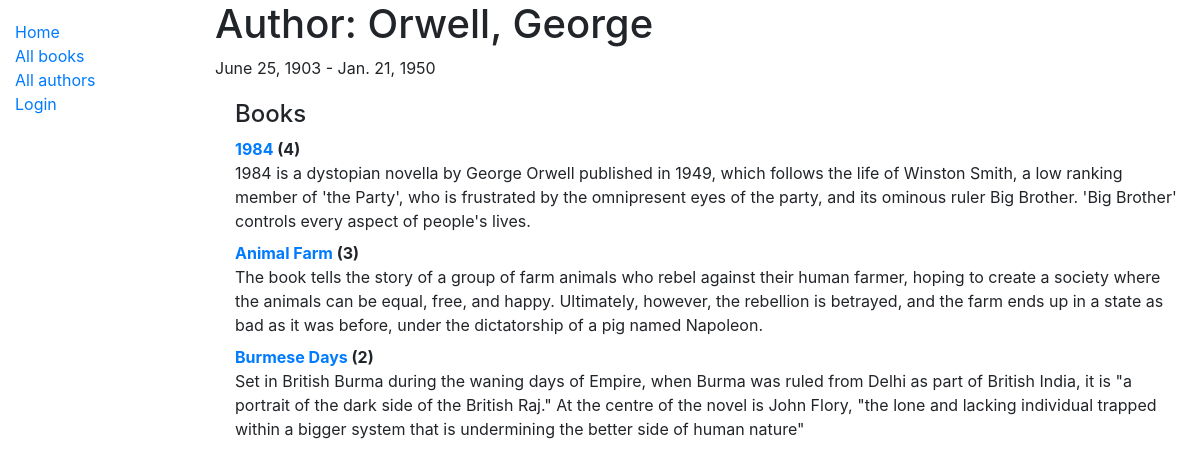
Before: /catalog/author/1 with the older database file.
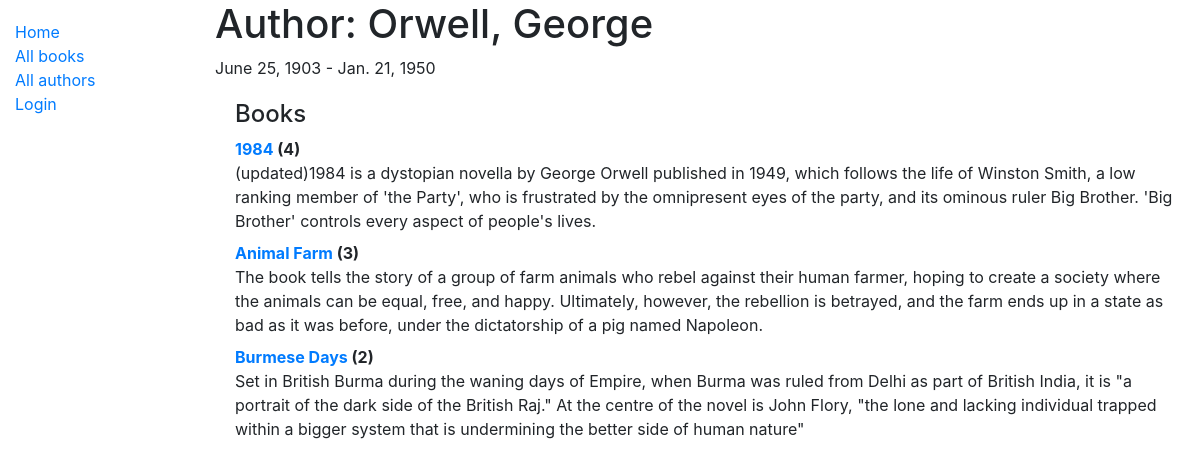
After: the same page with the newer database file.
### catalog/models.py (models this page shows, shortened)
class Book(models.Model):
	title=models.CharField(max_length=200)
	author=models.ForeignKey('Author', on_delete=models.SET_NULL, null=True)
	summary=models.TextField(max_length=1000, help_text='Enter a brief description of the book')
	isbn = models.CharField('ISBN', max_length=13, help_text='13 Character <a href=“https://www.isbn-international.org/content/what-isbn">ISBN number</a>')
	genre=models.ManyToManyField(Genre, help_text='Select a genre for this book')
	language=models.ForeignKey('Language', on_delete=models.SET_NULL, null=True)
	def display_genre(self):
		"""Create a string for the Genre. This is required to display genre in Admin """
		return ', '.join(genre.name for genre in self.genre.all()[:3])
	display_genre.short_description = 'Genre'

### catalog/views.py (the view)
# urls.py: path('author/<int:pk>', views.AuthorDetailView.as_view(), name='author-detail'),
class AuthorDetailView(generic.DetailView):
	model = Author

### catalog/templates/catalog/author_detail.html (shortened to what this page needs)
{% extends "base_generic.html" %}
{% block content %}
  <h1>Author: {{ author.last_name }}, {{ author.first_name }}</h1>
  <p>{{author.date_of_birth}} - {% if author.date_of_death %}{{author.date_of_death}} {% endif %}
  <div style="margin-left:20px;margin-top:20px">
    <h4>Books</h4>
    <dl>
      {% for book in author.book_set.all %}
        <dt><a href="{% url 'book-detail' book.pk %}">{{book.title}}</a> ({{book.bookinstance_set.all.count}})</dt>
        <dd>{{book.summary}}</dd>
      {% endfor %}
    </dl>
  </div>
{% endblock %}

Changed rows visible on the page:
changed Book: summary "1984 is a dystopian novella…" → "(updated)1984 is a dystopian novella…"
